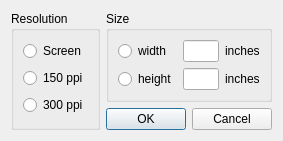
<?xml version="1.0" encoding="UTF-8"?>
<ui version="4.0">
 <class>BitmapResolutionDialog</class>
 <widget class="QDialog" name="BitmapResolutionDialog">
  <property name="geometry">
   <rect>
    <x>0</x>
    <y>0</y>
    <width>283</width>
    <height>126</height>
   </rect>
  </property>
  <property name="windowTitle">
   <string>Dialog</string>
  </property>
  <layout class="QGridLayout" name="gridLayoutDialog">
   <item row="0" column="0" rowspan="2">
    <widget class="QGroupBox" name="groupBoxResolution">
     <property name="title">
      <string>Resolution</string>
     </property>
     <layout class="QVBoxLayout" name="verticalLayoutResolution">
      <item>
       <widget class="QRadioButton" name="radioButtonScreen">
        <property name="text">
         <string>Screen</string>
        </property>
       </widget>
      </item>
      <item>
       <widget class="QRadioButton" name="radioButton150ppi">
        <property name="text">
         <string>150 ppi</string>
        </property>
       </widget>
      </item>
      <item>
       <widget class="QRadioButton" name="radioButton300ppi">
        <property name="text">
         <string>300 ppi</string>
        </property>
       </widget>
      </item>
     </layout>
    </widget>
   </item>
   <item row="0" column="1">
    <widget class="QGroupBox" name="groupBoxSize">
     <property name="title">
      <string>Size</string>
     </property>
     <layout class="QGridLayout" name="gridLayoutSize">
      <item row="0" column="1">
       <widget class="QLineEdit" name="lineEditWidth"/>
      </item>
      <item row="1" column="3">
       <widget class="QLabel" name="labelInchesHeight">
        <property name="text">
         <string>inches</string>
        </property>
       </widget>
      </item>
      <item row="1" column="0">
       <widget class="QRadioButton" name="radioButtonHeight">
        <property name="text">
         <string>height</string>
        </property>
       </widget>
      </item>
      <item row="0" column="0">
       <widget class="QRadioButton" name="radioButtonWidth">
        <property name="text">
         <string>width</string>
        </property>
       </widget>
      </item>
      <item row="0" column="3">
       <widget class="QLabel" name="labelInchesWidth">
        <property name="text">
         <string>inches</string>
        </property>
       </widget>
      </item>
      <item row="1" column="1">
       <widget class="QLineEdit" name="lineEditHeight"/>
      </item>
     </layout>
    </widget>
   </item>
   <item row="1" column="1">
    <widget class="QDialogButtonBox" name="buttonBox">
     <property name="orientation">
      <enum>Qt::Horizontal</enum>
     </property>
     <property name="standardButtons">
      <set>QDialogButtonBox::Cancel|QDialogButtonBox::Ok</set>
     </property>
    </widget>
   </item>
  </layout>
 </widget>
 <resources/>
 <connections/>
</ui>
